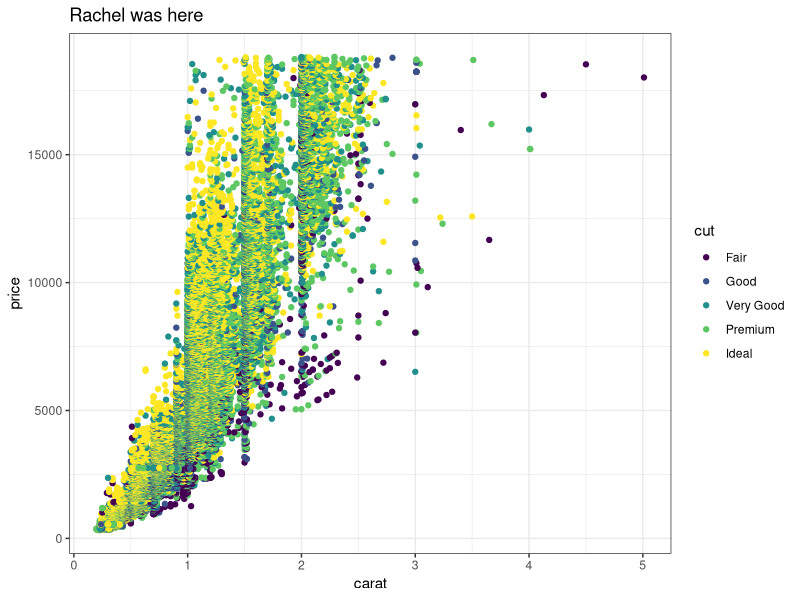
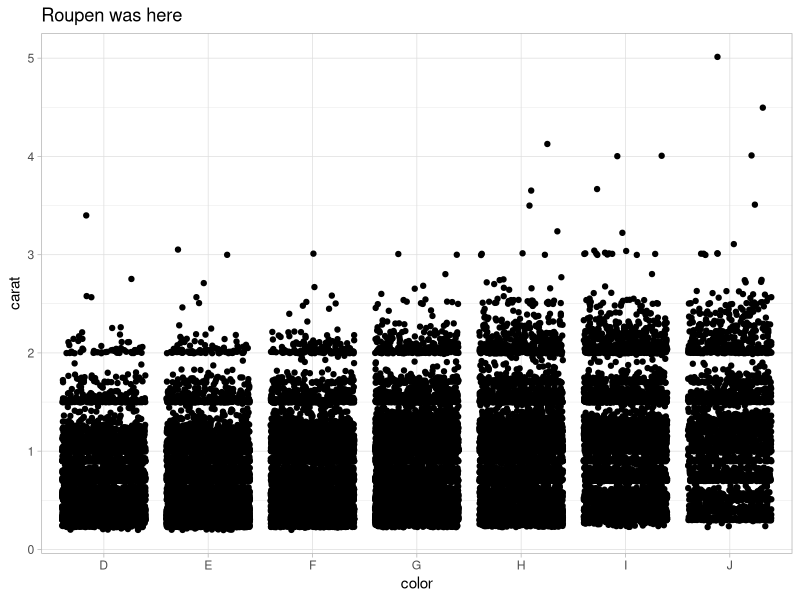
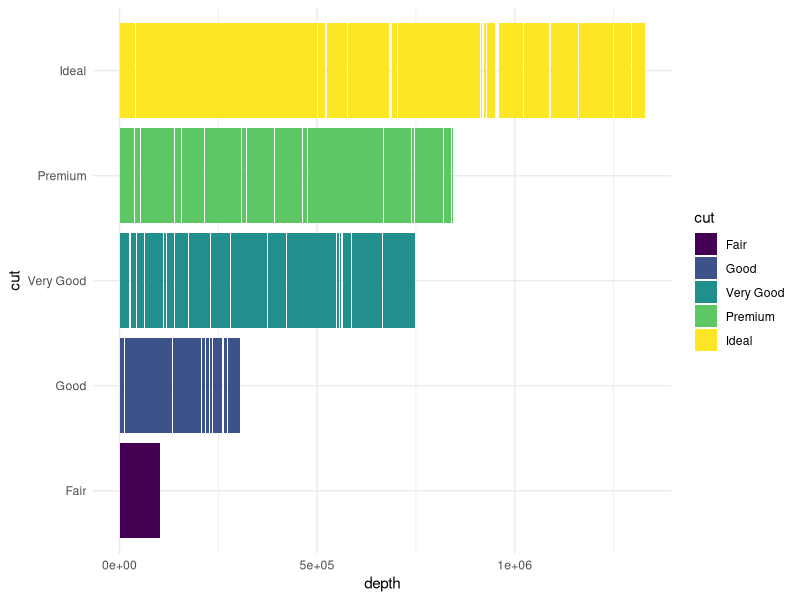

These figures' R source, in order:
## ---- chunk 1
knitr::opts_chunk$set(echo = TRUE)
library(tidyverse)
## ---- chunk 2
# Partner 1: 
# Run the code below to see the original graph
# Change the code below to make the point color change based on 'cut', and update the theme to theme_bw(). Update the title to include your first name. 

ggplot(data = diamonds, aes(x = carat, y = price)) +
  geom_point(aes(color = cut)) +
  theme_bw() +
  labs(title = "Rachel was here")
## ---- chunk 3
# Partner 2: 
# Run the code below to see the original graph
# Change the code below to make the geom a geom_jitter, and update the theme to theme_light. Update the title to include your first name. 

ggplot(data = diamonds, aes(x = color, y = carat)) +
  geom_jitter() +
  theme_light() +
  labs(title = "Roupen was here")
## ---- chunk 4
ggplot(data = diamonds, aes(x = depth, y = cut)) +
  geom_col(aes(fill = cut)) +
  theme_minimal()
## ---- chunk 5

